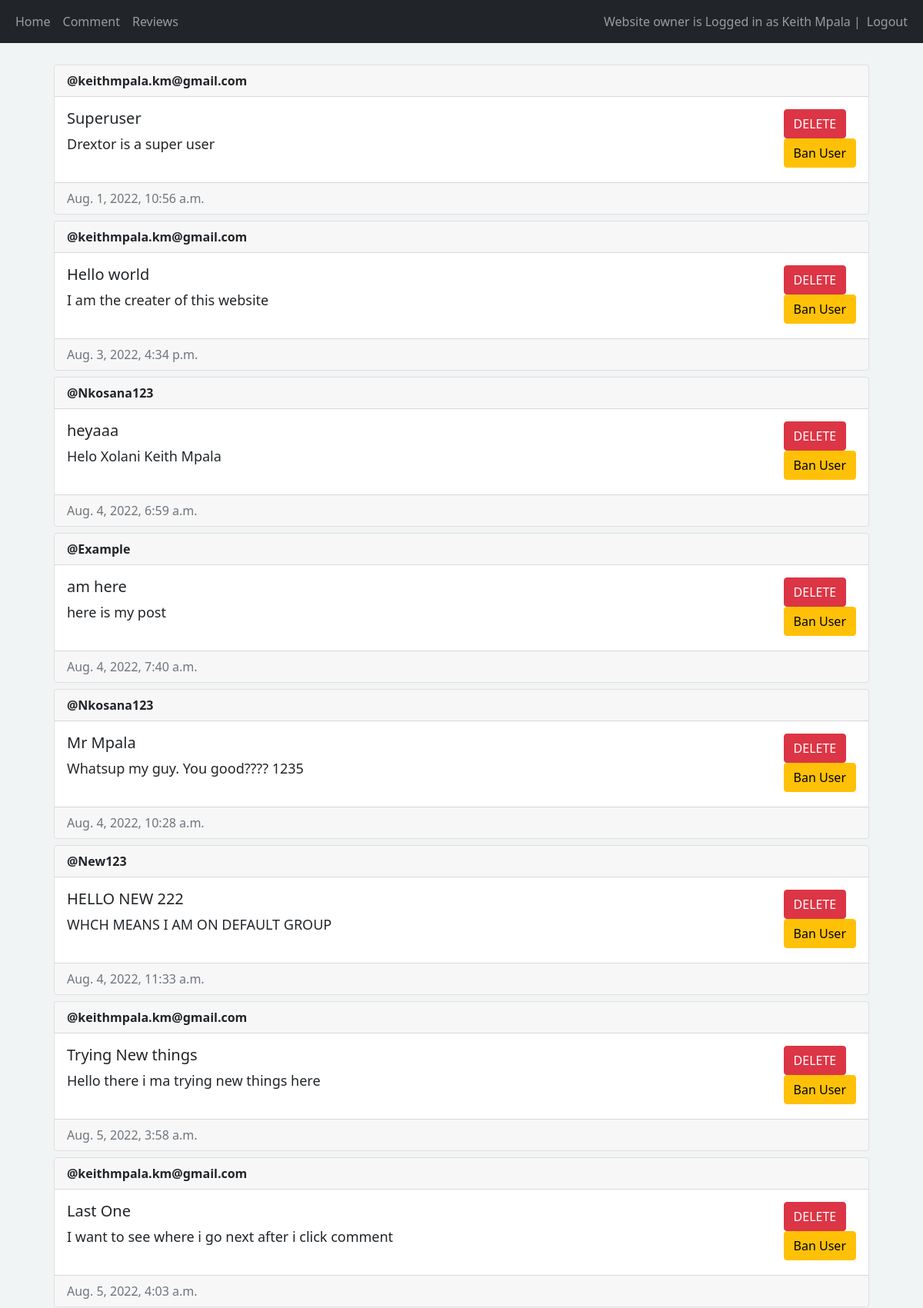
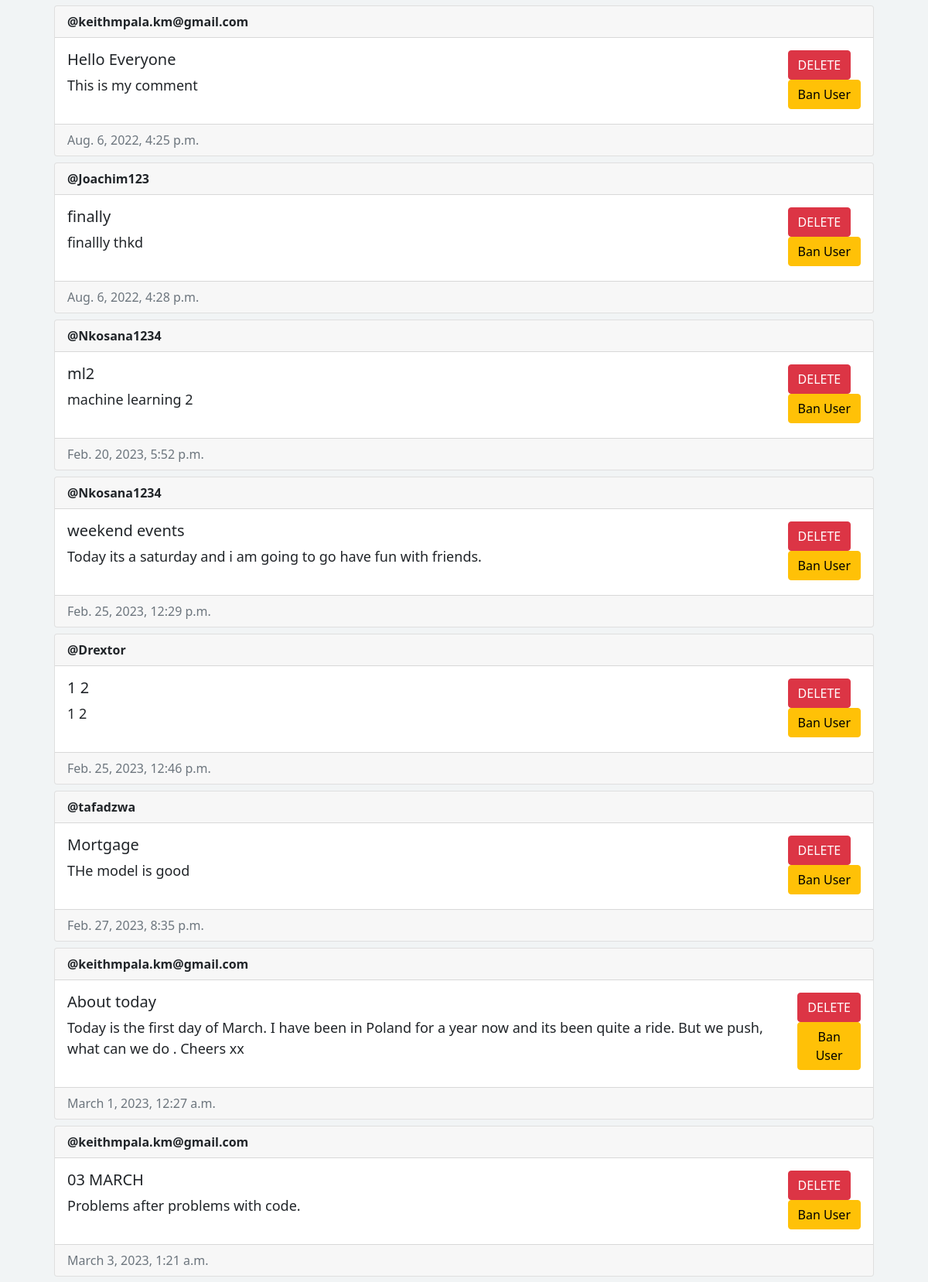
The page /reviews (signed in, upper part) on the database its author committed (2 pictures, top to bottom).
### authentication/models.py (models this page shows, shortened)
class Comment(models.Model):
    author = models.ForeignKey(User, on_delete=models.CASCADE) # if user being referenced to is deleted, the post will be deleted as well
    title = models.CharField(max_length=200)
    description = models.TextField()
    created_at = models.DateTimeField(auto_now_add=True)
    updated_at = models.DateTimeField(auto_now=True)

### authentication/views.py (the view)
# urls.py: path('reviews', views.reviews, name="reviews"),
def reviews(request):
    comments = Comment.objects.all()  # this gives all the comments that we have
    if request.method == "POST":
        comment_id = request.POST.get("comment_id")
        Comment.objects.filter(id=comment_id).delete()
        user_id = request.POST.get("user_id")
        user = User.objects.filter(id=user_id).first()
        Group.objects.get(name='default').user_set.remove(user)
    return render(request, "authentication/reviews.html", {"comments": comments})

### authentication/templates/authentication/reviews.html (shortened to what this page needs)
{% extends 'authentication/base.html' %}
{% load crispy_forms_tags %}
{% block content %}
{% for comment in comments %}
<div class="card mt-2">
    <div class="card-header"> <strong>@{{ comment.author.username }}</strong> </div>
    <div class="card-body d-flex flex-row justify-content-between">
        <div>
            <h5 class="card-title">{{ comment.title }}</h5>
            <p>{{comment.description}}</p>
        </div>
        <div>
            {% if user == comment.author or user.is_staff %}
            <form method="post">
                <button type="submit" class="btn btn-danger" name="comment_id" value="{{comment.id}}">DELETE</button>
            </form>
            {% endif %}
            {% if user.is_staff %}
            <form method="post">
                <button type="submit" class="btn btn-warning" name="user_id" value="{{comment.author.id}}">Ban User</button>
            </form>
            {% endif %}
        </div>
    </div>
    <div class="card-footer text-muted">{{comment.created_at}}</div>
</div>
{% empty %}
<p>No post yet :( </p>
{% endfor %}
{% endblock %}

### authentication/static/css/style.css (style rules this page uses)
.background-div { background-color: rgb(241, 244, 245); }
p { font-size: 18px; line-height: 1.5; margin-bottom: 20px; }

### rows shown on the page
Comment: author.username "keithmpala.km@gmail.com", title "Superuser", description "Drextor is a super user", {{ comment.id }} 12 (drawn), created_at "Aug. 1, 2022, 10:56 a.m."
Comment: author.username "keithmpala.km@gmail.com", title "Hello world", description "I am the creater of this website", {{ comment.id }} 13 (drawn), created_at "Aug. 3, 2022, 4:34 p.m."
Comment: author.username "Nkosana123", title "heyaaa", description "Helo Xolani Keith Mpala", {{ comment.id }} 17 (drawn), created_at "Aug. 4, 2022, 6:59 a.m."
Comment: author.username "Example", title "am here", description "here is my post", {{ comment.id }} 20 (drawn), created_at "Aug. 4, 2022, 7:40 a.m."
Comment: author.username "Nkosana123", title "Mr Mpala", description "Whatsup my guy. You good???? 1235", {{ comment.id }} 24 (drawn), created_at "Aug. 4, 2022, 10:28 a.m."
Comment: author.username "New123", title "HELLO NEW 222", description "WHCH MEANS I AM ON DEFAULT GROUP", {{ comment.id }} 26 (drawn), created_at "Aug. 4, 2022, 11:33 a.m."
Comment: author.username "keithmpala.km@gmail.com", title "Trying New things", description "Hello there i ma trying new things here", {{ comment.id }} 30 (drawn), created_at "Aug. 5, 2022, 3:58 a.m."
Comment: author.username "keithmpala.km@gmail.com", title "Last One", description "I want to see where i go next after i click comment", {{ comment.id }} 31 (drawn), created_at "Aug. 5, 2022, 4:03 a.m."
Comment: author.username "keithmpala.km@gmail.com", title "Hello Everyone", description "This is my comment", {{ comment.id }} 35 (drawn), created_at "Aug. 6, 2022, 4:25 p.m."
Comment: author.username "Joachim123", title "finally", description "finallly thkd", {{ comment.id }} 36 (drawn), created_at "Aug. 6, 2022, 4:28 p.m."
Comment: author.username "Nkosana1234", title "ml2", description "machine learning 2", {{ comment.id }} 37 (drawn), created_at "Feb. 20, 2023, 5:52 p.m."
Comment: author.username "Nkosana1234", title "weekend events", description "Today its a saturday and i am going to go have fun with friends.", {{ comment.id }} 38 (drawn), created_at "Feb. 25, 2023, 12:29 p.m."
Comment: author.username "Drextor", title "1 2", description "1 2", {{ comment.id }} 39 (drawn), created_at "Feb. 25, 2023, 12:46 p.m."
Comment: author.username "tafadzwa", title "Mortgage", description "THe model is good", {{ comment.id }} 40 (drawn), created_at "Feb. 27, 2023, 8:35 p.m."
Comment: author.username "keithmpala.km@gmail.com", title "About today", description "Today is the first day of March. I have been in Poland for a year now and its been quite a ride. But we push, what can we do . Cheers xx", {{ comment.id }} 41 (drawn), created_at "March 1, 2023, 12:27 a.m."
Comment: author.username "keithmpala.km@gmail.com", title "03 MARCH", description "Problems after problems with code.", {{ comment.id }} 42 (drawn), created_at "March 3, 2023, 1:21 a.m."
